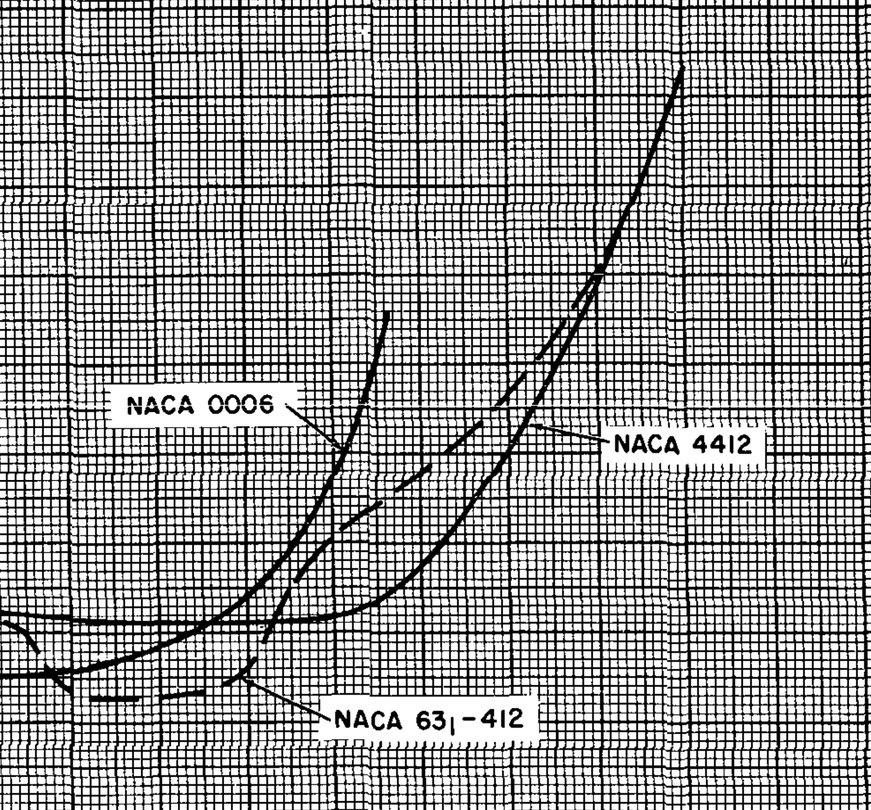
#> input picture backend/artifacts/debug_regions/plot.png, 871 x 810 px, shrunk from 1480 x 1377 before the run, found by its file name
$ python test_graph_grid.py
#> lines starting #> are read from the running program, lines starting #| are printed output that depends on the picture
### backend/rag/graph_grid.py
import cv2
import numpy as np


class GraphGrid:

    def __init__(self):
        pass

    # --------------------------------------------------

    def remove_grid(self, image_path):

#> called with image_path = 'artifacts/debug_regions/plot.png'
        image = cv2.imread(image_path)
#> image is the input picture: shape (810, 871, 3); min 0, max 255, mean 157.3

        if image is None:
            raise Exception("Image not found")

        gray = cv2.cvtColor(
            image,
            cv2.COLOR_BGR2GRAY
        )

        # Binary

        binary = cv2.adaptiveThreshold(

            gray,

            255,

            cv2.ADAPTIVE_THRESH_GAUSSIAN_C,

            cv2.THRESH_BINARY_INV,

            25,

            10

        )
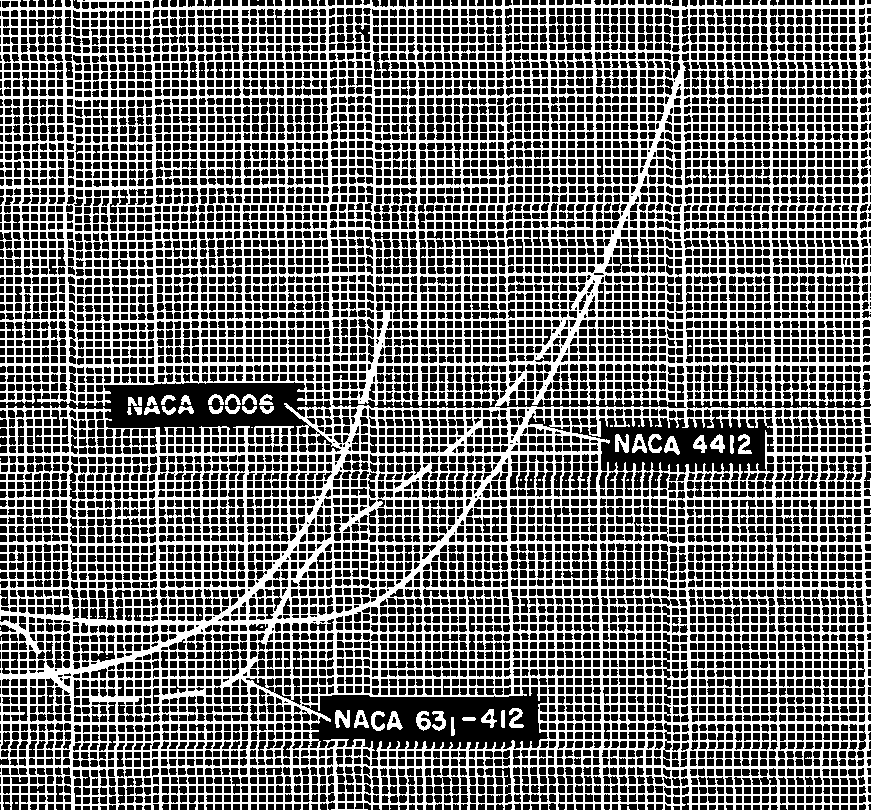
#> binary: shape (810, 871); 41.4% white in thin lines or dots

        # ----------------------------
        # Horizontal grid
        # ----------------------------

        horizontal_kernel = cv2.getStructuringElement(

            cv2.MORPH_RECT,

            (60,1)

        )

        horizontal = cv2.morphologyEx(

            binary,

            cv2.MORPH_OPEN,

            horizontal_kernel,

            iterations=1

        )
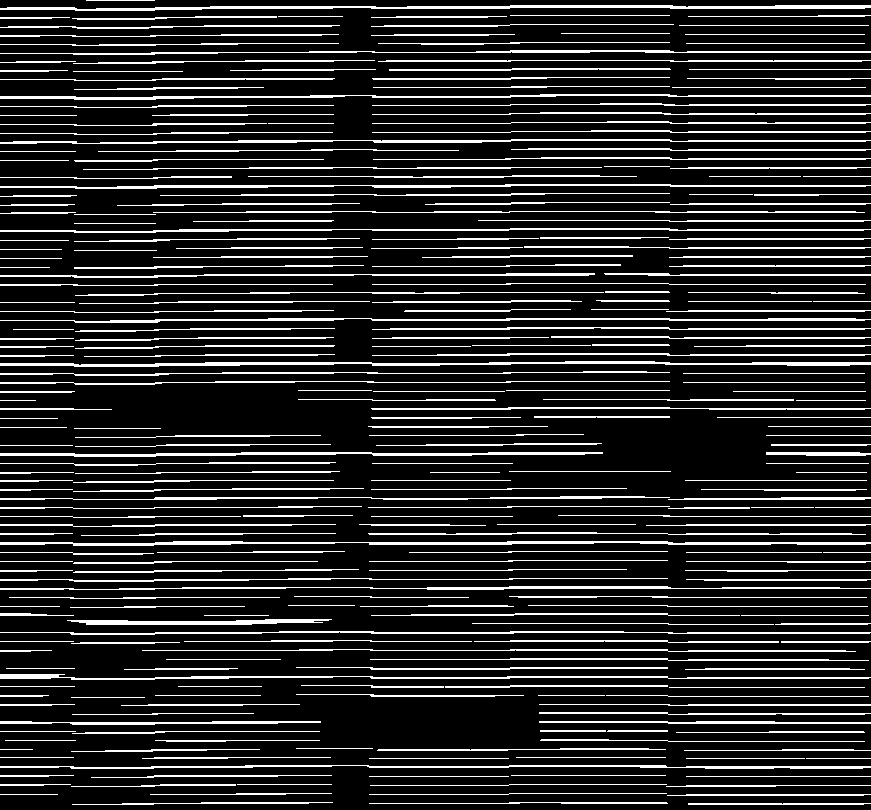
#> horizontal: shape (810, 871); 15.7% white in thin lines or dots

        # ----------------------------
        # Vertical grid
        # ----------------------------

        vertical_kernel = cv2.getStructuringElement(

            cv2.MORPH_RECT,

            (1,60)

        )

        vertical = cv2.morphologyEx(

            binary,

            cv2.MORPH_OPEN,

            vertical_kernel,

            iterations=1

        )
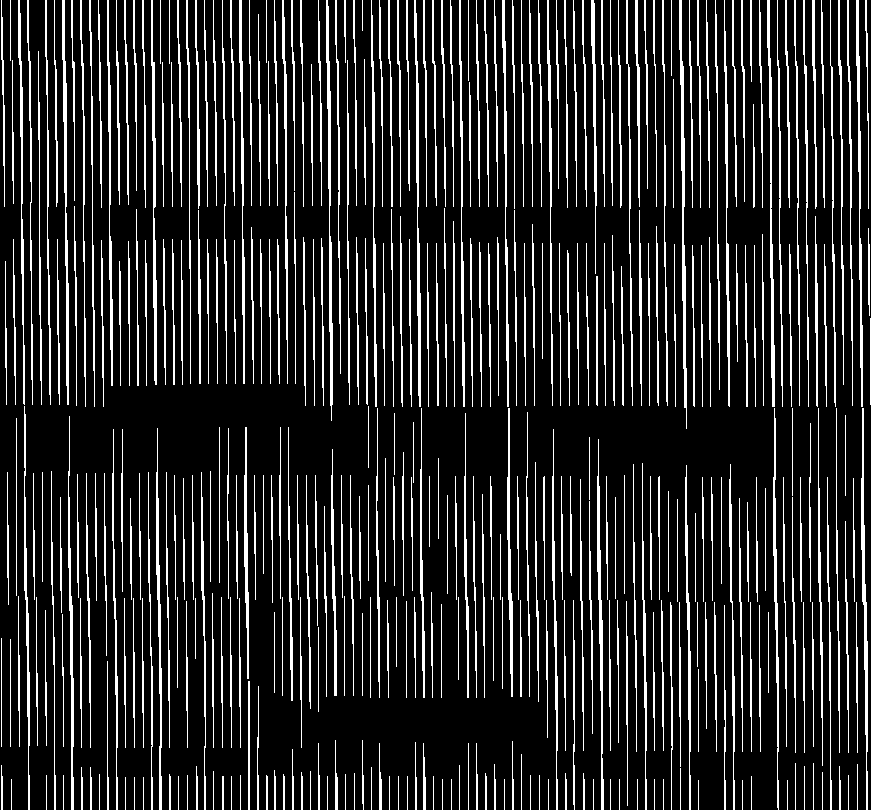
#> vertical: shape (810, 871); 15.8% white in thin lines or dots

        # ----------------------------
        # Complete grid
        # ----------------------------

        grid = cv2.bitwise_or(

            horizontal,

            vertical

        )
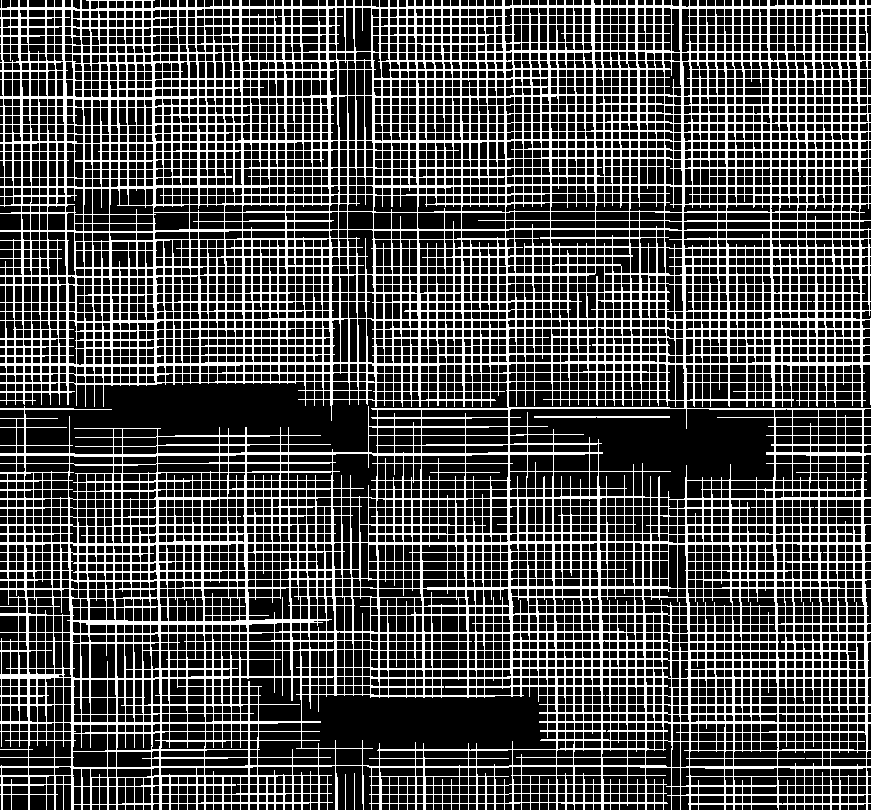
#> grid: shape (810, 871); 28.9% white in thin lines or dots

        # ----------------------------
        # Remove grid
        # ----------------------------

        curve = cv2.subtract(

            binary,

            grid

        )
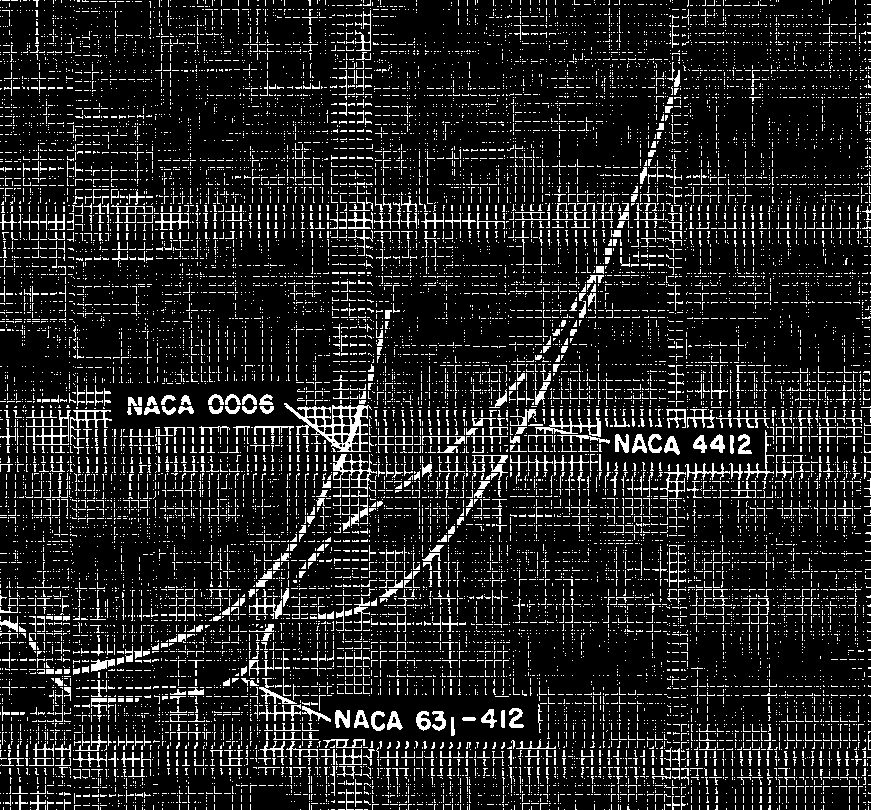
#> curve: shape (810, 871); 12.8% white in thin lines or dots

        # ----------------------------
        # Clean tiny dots
        # ----------------------------

        kernel = np.ones((2,2),np.uint8)

        curve = cv2.morphologyEx(

            curve,

            cv2.MORPH_OPEN,

            kernel

        )
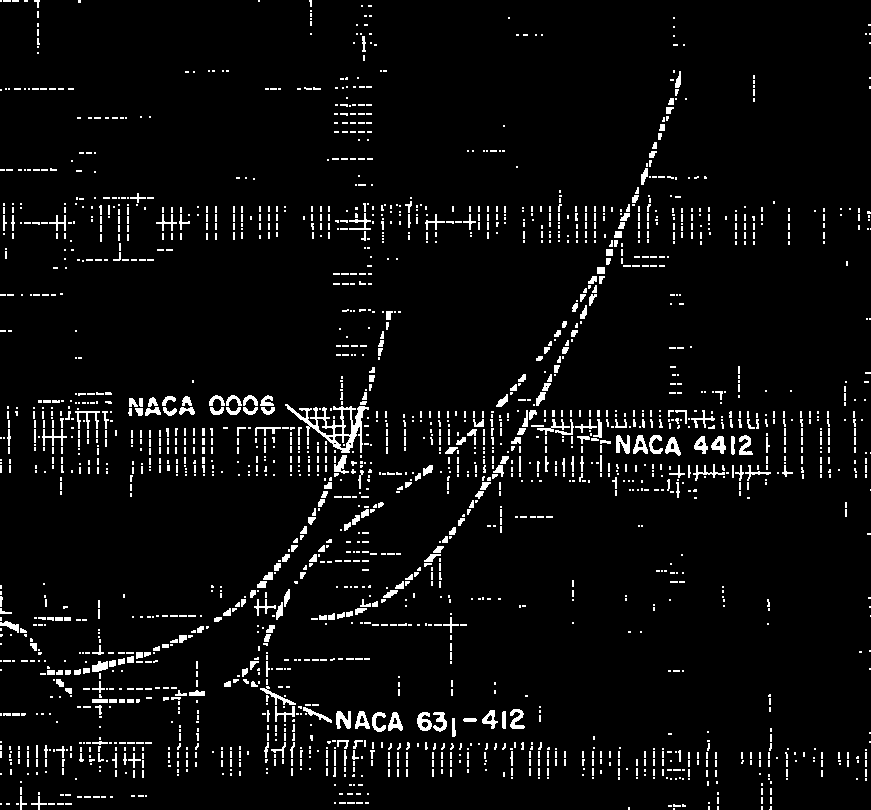
#> curve: shape (810, 871); 4.7% white in thin lines or dots

        return {

            "binary":binary,

            "horizontal":horizontal,

            "vertical":vertical,

            "grid":grid,

            "curve":curve

        }

    # --------------------------------------------------

    def save(self, img, path):

        cv2.imwrite(path,img)

### backend/UNARCHIEVED_TESTS/test_graph_grid.py
from rag.graph_grid import GraphGrid

grid = GraphGrid()

result = grid.remove_grid(
    r"artifacts/debug_regions/plot.png"
)
#> result = 5 items

grid.save(
    result["binary"],
    r"artifacts/debug_regions/1_binary.png"
)

grid.save(
    result["horizontal"],
    r"artifacts/debug_regions/2_horizontal.png"
)

grid.save(
    result["vertical"],
    r"artifacts/debug_regions/3_vertical.png"
)

grid.save(
    result["grid"],
    r"artifacts/debug_regions/4_grid.png"
)

grid.save(
    result["curve"],
    r"artifacts/debug_regions/5_curve.png"
)

print("Done")
